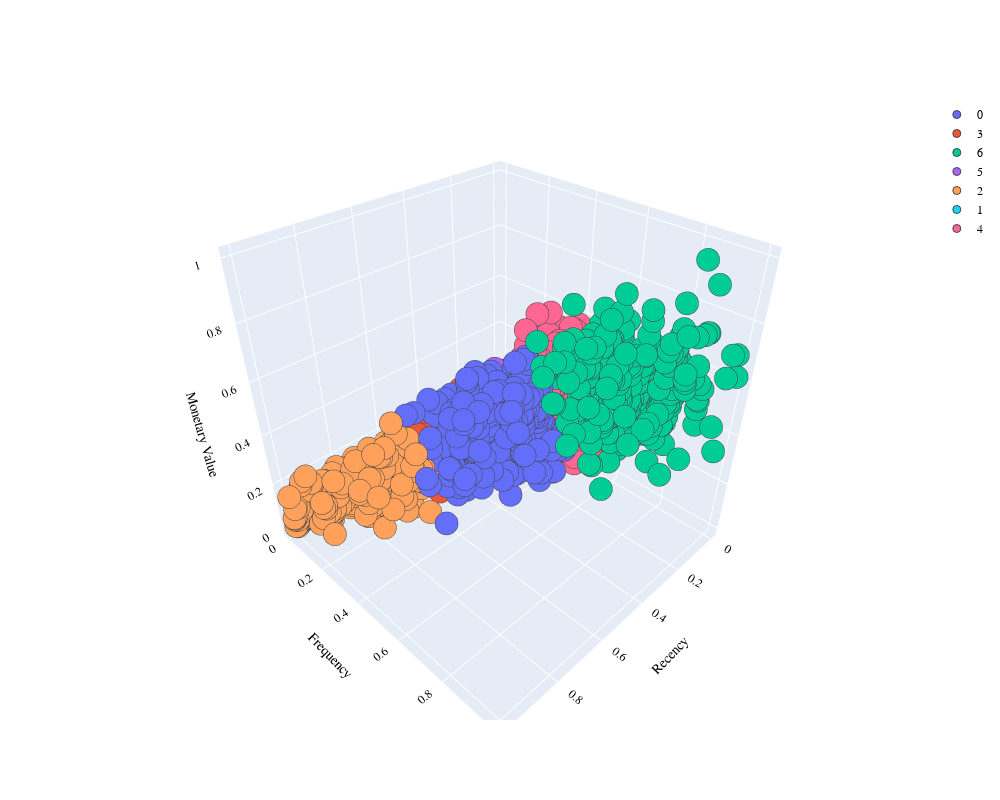

Write notebook code for a chart like this one.
### Code cell
PLOT.update_layout(width = 1000, height = 800, autosize = True, showlegend = True,
                   scene = dict(xaxis=dict(title = 'Recency', titlefont_color = 'black'),
                                yaxis=dict(title = 'Frequency', titlefont_color = 'black'),
                                zaxis=dict(title = 'Monetary Value', titlefont_color = 'black')),
                   font = dict(family = "Gilroy", color  = 'black', size = 12))

### Figure 1 — Plotly figure (JSON) as saved in the notebook; plotly's stock layout.template omitted (floating-point values rounded to 4 significant figures; data arrays with more than 128 entries replaced by an {"elided": "..."} marker saying what was removed)
{"data": [{"marker": {"line": {"width": 1}, "size": 8}, "mode": "markers", "name": "0", "type": "scatter3d", "x": {"elided": "640 float values"}, "y": {"elided": "640 float values"}, "z": {"elided": "640 float values"}}, {"marker": {"line": {"width": 1}, "size": 8}, "mode": "markers", "name": "3", "type": "scatter3d", "x": {"elided": "906 float values"}, "y": {"elided": "906 float values"}, "z": {"elided": "906 float values"}}, {"marker": {"line": {"width": 1}, "size": 8}, "mode": "markers", "name": "6", "type": "scatter3d", "x": {"elided": "403 float values"}, "y": {"elided": "403 float values"}, "z": {"elided": "403 float values"}}, {"marker": {"line": {"width": 1}, "size": 8}, "mode": "markers", "name": "5", "type": "scatter3d", "x": {"elided": "1183 float values"}, "y": {"elided": "1183 float values"}, "z": {"elided": "1183 float values"}}, {"marker": {"line": {"width": 1}, "size": 8}, "mode": "markers", "name": "2", "type": "scatter3d", "x": {"elided": "516 float values"}, "y": {"elided": "516 float values"}, "z": {"elided": "516 float values"}}, {"marker": {"line": {"width": 1}, "size": 8}, "mode": "markers", "name": "1", "type": "scatter3d", "x": {"elided": "913 float values"}, "y": {"elided": "913 float values"}, "z": {"elided": "913 float values"}}, {"marker": {"line": {"width": 1}, "size": 8}, "mode": "markers", "name": "4", "type": "scatter3d", "x": {"elided": "945 float values"}, "y": {"elided": "945 float values"}, "z": {"elided": "945 float values"}}], "layout": {"autosize": true, "font": {"color": "black", "family": "Gilroy", "size": 12}, "height": 800, "scene": {"xaxis": {"title": {"font": {"color": "black"}, "text": "Recency"}}, "yaxis": {"title": {"font": {"color": "black"}, "text": "Frequency"}}, "zaxis": {"title": {"font": {"color": "black"}, "text": "Monetary Value"}}}, "showlegend": true, "width": 1000}}
